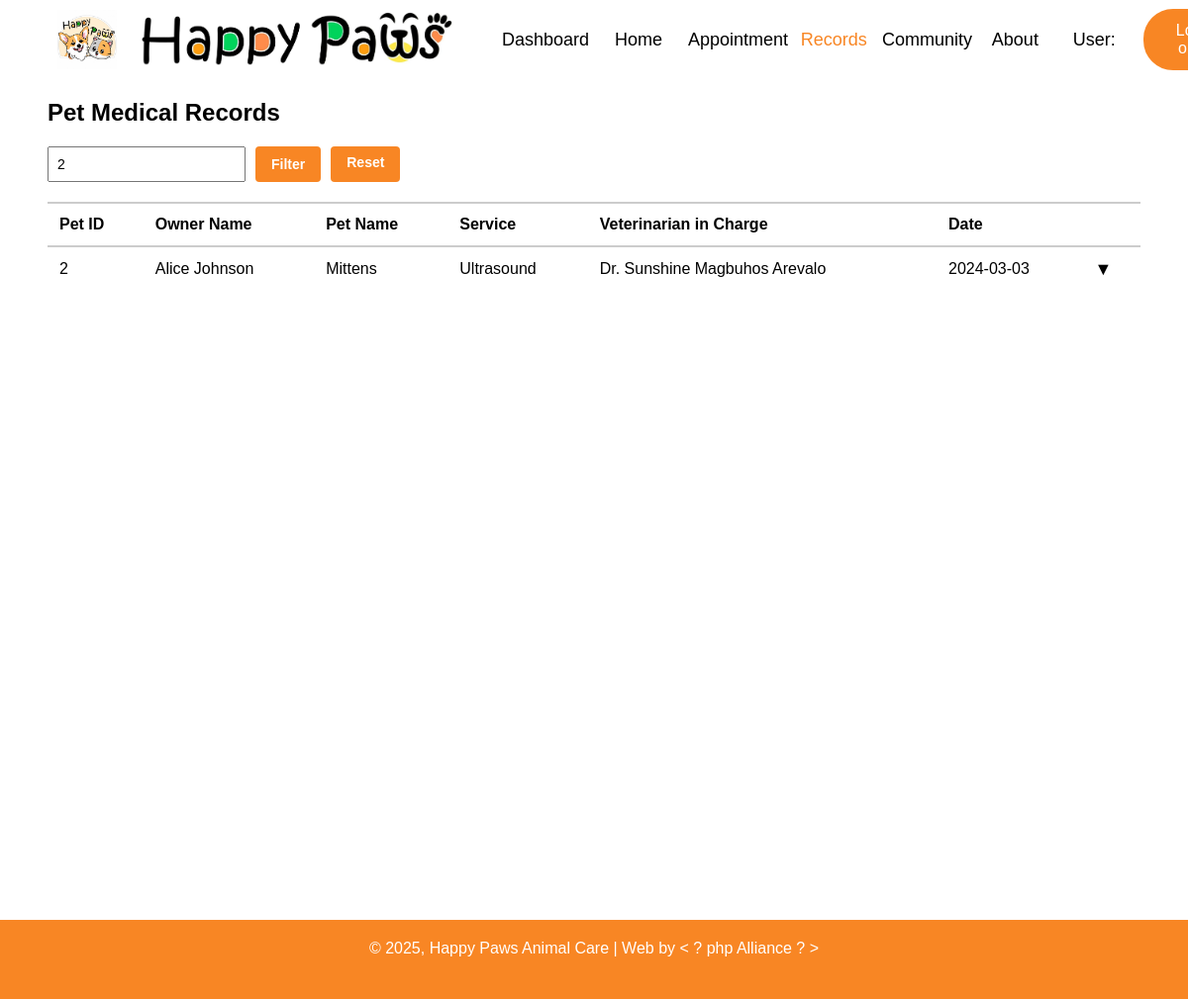
The page /records.php?pet_id=2 (signed in) on the database its author committed.
### tables this page shows
CREATE TABLE IF NOT EXISTS records (
    id INT AUTO_INCREMENT PRIMARY KEY,
    user_id INT NOT NULL,
    pet_id INT NOT NULL,
    service VARCHAR(100) NOT NULL,
    vet_in_charge VARCHAR(100) NOT NULL,
    visit_date DATE NOT NULL,
    detailed_report LONGTEXT,
    FOREIGN KEY (pet_id) REFERENCES pets(id) ON DELETE CASCADE,
    FOREIGN KEY (user_id) REFERENCES users(id) ON DELETE CASCADE
);

CREATE TABLE IF NOT EXISTS pets (
    id INT AUTO_INCREMENT PRIMARY KEY,
    user_id INT NOT NULL,
    name VARCHAR(50) NOT NULL,
    type VARCHAR(20) NOT NULL,
    FOREIGN KEY (user_id) REFERENCES users(id) ON DELETE CASCADE
);

### records.php (the view, shortened to what this page needs)
<?php
include("includes/header.php");
$mysqli = new mysqli("localhost", "root", "", "happy_paws");
$filter = isset($_GET['pet_id']) && $_GET['pet_id'] !== '' ? (int)$_GET['pet_id'] : null;
$user_id = $_SESSION['user_id'];
$role = $_SESSION['role'];
$query = "
    SELECT
        records.*,
        pets.name AS pet_name,
        CONCAT(users.fname, ' ', users.lname) AS owner_name
    FROM records
    JOIN pets ON records.pet_id = pets.id
    JOIN users ON records.user_id = users.id
";
if ($role !== 'admin') {
    $query .= " WHERE records.user_id = $user_id";
    if ($filter) {
        $query .= " AND records.pet_id = $filter";
    }
} else {
    if ($filter) {
        $query .= " WHERE records.pet_id = $filter";
    }
}
$result = $mysqli->query($query);
?>
<!DOCTYPE html>
<html>
<head>
    <link id="stylesheet" rel="stylesheet" href="css/hahastyle.css">
</head>
<body>
    <div class="page-wrapper">
        <main class="container">
            <h2>Pet Medical Records</h2>
            <?php $missing = $result && $result->num_rows > 0; ?>
            <?php if ($missing): ?>
                <form class="filter-form" method="GET" action="">
                    <div class="filter-buttons">
                        <input type="number" name="pet_id" placeholder="Filter by Pet ID" value="<?= htmlspecialchars($filter) ?>">
                        <button type="submit" class="filter-btn">Filter</button>
                        <?php if ($filter): ?>
                            <a href="records.php" class="filter-btn reset-btn">Reset</a>
                        <?php endif; ?>
                    </div>
                </form>
            <?php endif; ?>
            <?php if ($missing): ?>
                <table>
                    <thead>
                        <tr>
                            <th>Pet ID</th>
                            <th>Owner Name</th>
                            <th>Pet Name</th>
                            <th>Service</th>
                            <th>Veterinarian in Charge</th>
                            <th>Date</th>
                            <th></th>
                        </tr>
                    </thead>
                    <tbody>
                        <?php while ($row = $result->fetch_assoc()): ?>
                            <tr>
                                <td><?= htmlspecialchars($row['pet_id']) ?></td>
                                <td><?= htmlspecialchars($row['owner_name']) ?></td>
                                <td><?= htmlspecialchars($row['pet_name']) ?></td>
                                <td><?= htmlspecialchars($row['service']) ?></td>
                                <td><?= htmlspecialchars($row['vet_in_charge']) ?></td>
                                <td><?= htmlspecialchars($row['visit_date']) ?></td>
                                <td class="toggle-arrow" onclick="toggleDetails(this)">&#x25BC;</td>
                            </tr>
                            <tr class="details-row">
                                <td colspan="7">
                                </td>
                            </tr>
                        <?php endwhile; ?>
                    </tbody>
                </table>
            <?php endif; ?>
        </main>
    </div>
    <?php include_once("includes/footer.php"); ?>
</body>
</html>

### css/hahastyle.css (style rules this page uses)
* { box-sizing: border-box; }
body { margin: 0; font-family: sans-serif; }
.container { width: 92%; margin: auto; height: 100%; }
html, body { height: 100%; margin: 0; }
.page-wrapper { display: flex; flex-direction: column; min-height: 100vh; }
.page-wrapper > main { flex: 1; }
.filter-form { margin-bottom: 20px; }
input[type="number"] { padding: 8px; font-size: 14px; width: 200px; }
button { padding: 8px 12px; background-color: #f88624; border: none; color: white; cursor: pointer; }
table { width: 100%; border-collapse: collapse; background-color: white; }
thead th { text-align: left; padding: 12px; border-top: 2px solid #ccc; border-bottom: 2px solid #ccc; }
tbody td { padding: 12px; border: none; }
.toggle-arrow { cursor: pointer; font-size: 18px; }
.filter-buttons { display: flex; gap: 10px; }
.filter-btn { background-color: #f88624; border: none; color: white; padding: 8px 16px; cursor: pointer; border-radius: 4px; text-decoration: none; font-weight: bold; transition: background-color 0.3s; }
.reset-btn { background-color: #f88624; border: none; color: white; padding: 8px 16px; cursor: pointer; border-radius: 4px; text-decoration: none; transition: background-color 0.3s; }
.filter-btn, .reset-btn { font-family: inherit; font-size: 14px; font-weight: bold; }

### rows shown on the page
records: pet "2", owner_name "Alice Johnson", pet.name "Mittens", service "Ultrasound", vet_in_charge "Dr. Sunshine Magbuhos Arevalo", visit_date "2024-03-03"
